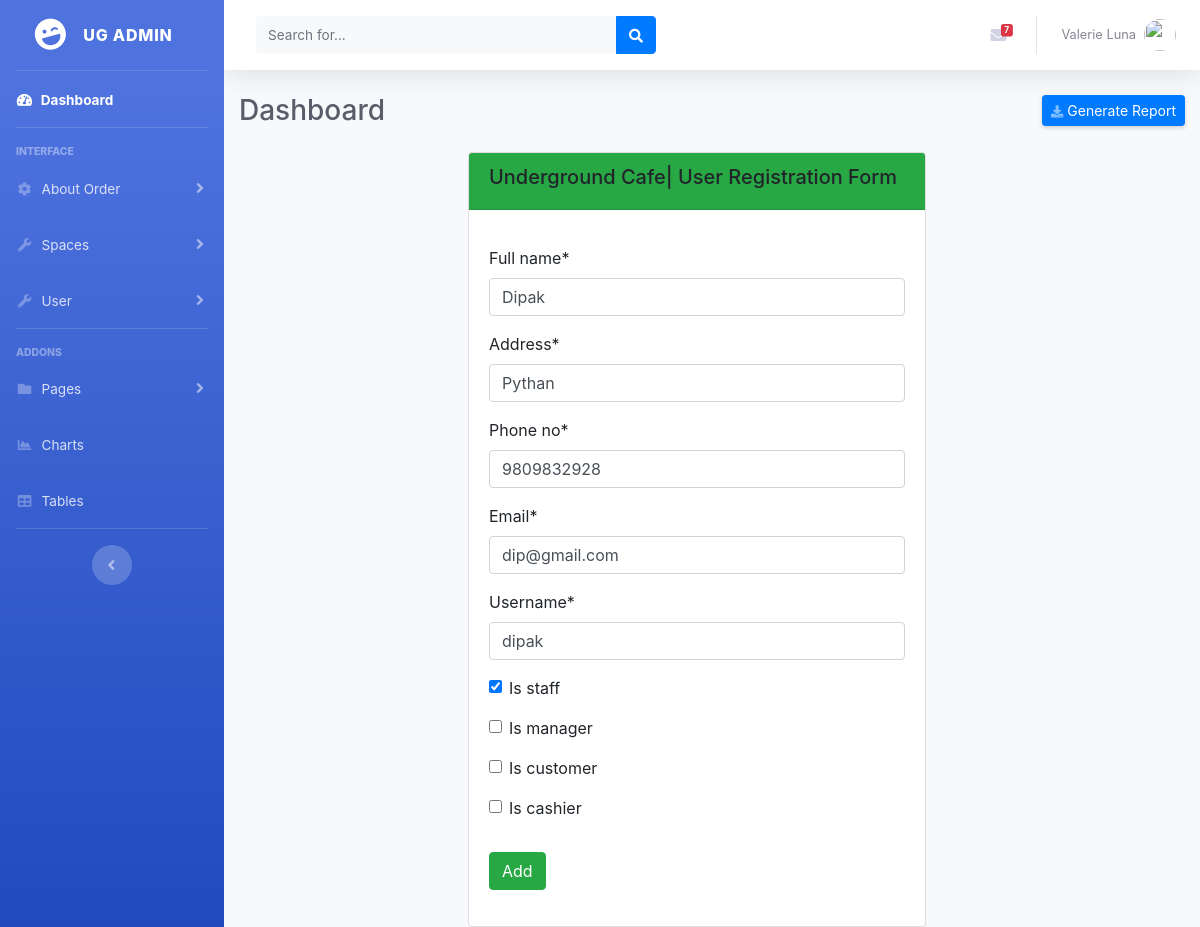
/users/update/7, run on the app's committed database.
### users/models.py (models this page shows, shortened)
class User(models.Model):
    full_name=models.CharField(max_length=255)
    address=models.CharField(max_length=255)
    phone_no=models.CharField(max_length=255)
    email=models.EmailField(null=True)
    username=models.CharField(max_length=255,unique=True)
    is_staff=models.BooleanField(default=False)
    is_manager=models.BooleanField(default=False)
    is_customer=models.BooleanField(default=False)
    is_cashier=models.BooleanField(default=False)

### users/views.py (the view)
# urls.py: path('update/<int:id>', views.update_user,name='update_user'),
def update_user(request, id):
    myuser=User.objects.get(id=id)
    if request.method == 'POST':
        form = UserForm(request.POST, request.FILES, instance = myuser)
        if form.is_valid():
            form.save()
            return redirect("list_users")
    userform=UserForm(instance = myuser)
    return render(request, 'adduser.html', {'form':userform})

### users/forms.py
class UserForm(forms.ModelForm):
    class Meta:
        model = User
        fields = '__all__'

### templates/adduser.html (shortened to what this page needs)
{% extends 'base.html' %}
{% load static %}
{% load crispy_forms_tags %}
{% block content %}
<div class="row">
    <div class="col-md-3"></div>
    <div class="col-md-6">
            <div class="card">
                    <div class="card-header bg-success mb-3">
                        <h5>Underground Cafe| User Registration Form</h5>
                    </div>
                    <div class="card-body">
                            <form method="POST" class="post-form" enctype="multipart/form-data">
                                <div class="form-group">
                                    <fieldset class="form-group">
                                        {{form | crispy}}
                                    </fieldset>
                                    <div class="form-group">
                                        <button type="submit" class="btn btn-success">Add</button>
                                    </div>
                                </div>
                            </form>
                    </div>
                </div>
            </div>
        <div class="col-md-3"></div>
    </div>
{% endblock %}

### data on the page
User: full_name "Dipak", address "Pythan", phone_no "9809832928", email "dip@gmail.com", username "dipak", is_staff "☑"
